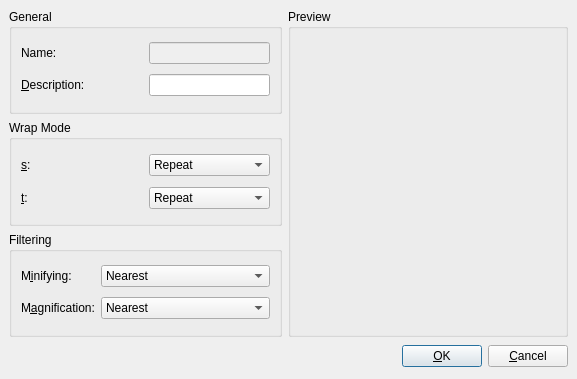
<ui version="4.0" >
 <class>TexturePropertiesDialog</class>
 <widget class="QDialog" name="TexturePropertiesDialog" >
  <property name="geometry" >
   <rect>
    <x>0</x>
    <y>0</y>
    <width>537</width>
    <height>379</height>
   </rect>
  </property>
  <property name="windowTitle" >
   <string>Texture Properties</string>
  </property>
  <layout class="QVBoxLayout" >
   <property name="margin" >
    <number>9</number>
   </property>
   <property name="spacing" >
    <number>6</number>
   </property>
   <item>
    <layout class="QHBoxLayout" >
     <property name="margin" >
      <number>0</number>
     </property>
     <property name="spacing" >
      <number>6</number>
     </property>
     <item>
      <layout class="QVBoxLayout" >
       <property name="margin" >
        <number>0</number>
       </property>
       <property name="spacing" >
        <number>6</number>
       </property>
       <item>
        <widget class="QGroupBox" name="groupBox_2" >
         <property name="title" >
          <string>General</string>
         </property>
         <layout class="QGridLayout" >
          <property name="margin" >
           <number>9</number>
          </property>
          <property name="spacing" >
           <number>6</number>
          </property>
          <item row="0" column="1" >
           <widget class="QLineEdit" name="nameEdit" >
            <property name="enabled" >
             <bool>false</bool>
            </property>
            <property name="sizePolicy" >
             <sizepolicy>
              <hsizetype>5</hsizetype>
              <vsizetype>0</vsizetype>
              <horstretch>0</horstretch>
              <verstretch>0</verstretch>
             </sizepolicy>
            </property>
           </widget>
          </item>
          <item row="0" column="0" >
           <widget class="QLabel" name="label" >
            <property name="text" >
             <string>Name:</string>
            </property>
           </widget>
          </item>
          <item row="1" column="0" >
           <widget class="QLabel" name="label_2" >
            <property name="text" >
             <string>&amp;Description:</string>
            </property>
            <property name="buddy" >
             <cstring>descriptionEdit</cstring>
            </property>
           </widget>
          </item>
          <item row="1" column="1" >
           <widget class="QLineEdit" name="descriptionEdit" >
            <property name="sizePolicy" >
             <sizepolicy>
              <hsizetype>5</hsizetype>
              <vsizetype>0</vsizetype>
              <horstretch>0</horstretch>
              <verstretch>0</verstretch>
             </sizepolicy>
            </property>
           </widget>
          </item>
         </layout>
        </widget>
       </item>
       <item>
        <widget class="QGroupBox" name="groupBox" >
         <property name="title" >
          <string>Wrap Mode</string>
         </property>
         <layout class="QGridLayout" >
          <property name="margin" >
           <number>9</number>
          </property>
          <property name="spacing" >
           <number>6</number>
          </property>
          <item row="0" column="0" >
           <widget class="QLabel" name="label_3" >
            <property name="text" >
             <string>&amp;s:</string>
            </property>
            <property name="buddy" >
             <cstring>wrapModeSComboBox</cstring>
            </property>
           </widget>
          </item>
          <item row="1" column="0" >
           <widget class="QLabel" name="label_4" >
            <property name="text" >
             <string>&amp;t:</string>
            </property>
            <property name="buddy" >
             <cstring>wrapModeTComboBox</cstring>
            </property>
           </widget>
          </item>
          <item row="1" column="2" >
           <widget class="QComboBox" name="wrapModeTComboBox" >
            <item>
             <property name="text" >
              <string>Repeat</string>
             </property>
            </item>
            <item>
             <property name="text" >
              <string>Clamp</string>
             </property>
            </item>
            <item>
             <property name="text" >
              <string>Clamp to Border</string>
             </property>
            </item>
            <item>
             <property name="text" >
              <string>Clamp to Edge</string>
             </property>
            </item>
           </widget>
          </item>
          <item row="0" column="2" >
           <widget class="QComboBox" name="wrapModeSComboBox" >
            <item>
             <property name="text" >
              <string>Repeat</string>
             </property>
            </item>
            <item>
             <property name="text" >
              <string>Clamp</string>
             </property>
            </item>
            <item>
             <property name="text" >
              <string>Clamp to Border</string>
             </property>
            </item>
            <item>
             <property name="text" >
              <string>Clamp to Edge</string>
             </property>
            </item>
           </widget>
          </item>
         </layout>
        </widget>
       </item>
       <item>
        <widget class="QGroupBox" name="groupBox_3" >
         <property name="title" >
          <string>Filtering</string>
         </property>
         <layout class="QGridLayout" >
          <property name="margin" >
           <number>9</number>
          </property>
          <property name="spacing" >
           <number>6</number>
          </property>
          <item row="1" column="0" >
           <widget class="QLabel" name="label_6" >
            <property name="text" >
             <string>M&amp;agnification:</string>
            </property>
            <property name="buddy" >
             <cstring>magFilterComboBox</cstring>
            </property>
           </widget>
          </item>
          <item row="0" column="1" >
           <widget class="QComboBox" name="minFilterComboBox" >
            <item>
             <property name="text" >
              <string>Nearest</string>
             </property>
            </item>
            <item>
             <property name="text" >
              <string>Linear</string>
             </property>
            </item>
            <item>
             <property name="text" >
              <string>Nearest, Nearest Mipmap</string>
             </property>
            </item>
            <item>
             <property name="text" >
              <string>Linear, Nearest Mipmap</string>
             </property>
            </item>
            <item>
             <property name="text" >
              <string>Nearest, Linear Mipmap</string>
             </property>
            </item>
            <item>
             <property name="text" >
              <string>Linear, Linear Mipmap</string>
             </property>
            </item>
           </widget>
          </item>
          <item row="1" column="1" >
           <widget class="QComboBox" name="magFilterComboBox" >
            <item>
             <property name="text" >
              <string>Nearest</string>
             </property>
            </item>
            <item>
             <property name="text" >
              <string>Linear</string>
             </property>
            </item>
           </widget>
          </item>
          <item row="0" column="0" >
           <widget class="QLabel" name="label_5" >
            <property name="text" >
             <string>M&amp;inifying:</string>
            </property>
            <property name="buddy" >
             <cstring>minFilterComboBox</cstring>
            </property>
           </widget>
          </item>
         </layout>
        </widget>
       </item>
      </layout>
     </item>
     <item>
      <widget class="QGroupBox" name="groupBox_4" >
       <property name="title" >
        <string>Preview</string>
       </property>
       <layout class="QVBoxLayout" >
        <property name="margin" >
         <number>9</number>
        </property>
        <property name="spacing" >
         <number>6</number>
        </property>
        <item>
         <widget class="QLabel" name="previewLabel" >
          <property name="minimumSize" >
           <size>
            <width>256</width>
            <height>256</height>
           </size>
          </property>
          <property name="scaledContents" >
           <bool>true</bool>
          </property>
          <property name="alignment" >
           <set>Qt::AlignLeading|Qt::AlignLeft|Qt::AlignTop</set>
          </property>
         </widget>
        </item>
       </layout>
      </widget>
     </item>
    </layout>
   </item>
   <item>
    <layout class="QHBoxLayout" >
     <property name="margin" >
      <number>0</number>
     </property>
     <property name="spacing" >
      <number>6</number>
     </property>
     <item>
      <spacer>
       <property name="orientation" >
        <enum>Qt::Horizontal</enum>
       </property>
       <property name="sizeHint" >
        <size>
         <width>37</width>
         <height>27</height>
        </size>
       </property>
      </spacer>
     </item>
     <item>
      <widget class="QPushButton" name="okButton" >
       <property name="text" >
        <string>&amp;OK</string>
       </property>
      </widget>
     </item>
     <item>
      <widget class="QPushButton" name="cancelButton" >
       <property name="text" >
        <string>&amp;Cancel</string>
       </property>
      </widget>
     </item>
    </layout>
   </item>
  </layout>
 </widget>
 <resources/>
 <connections>
  <connection>
   <sender>okButton</sender>
   <signal>clicked()</signal>
   <receiver>TexturePropertiesDialog</receiver>
   <slot>accept()</slot>
   <hints>
    <hint type="sourcelabel" >
     <x>320</x>
     <y>326</y>
    </hint>
    <hint type="destinationlabel" >
     <x>345</x>
     <y>142</y>
    </hint>
   </hints>
  </connection>
  <connection>
   <sender>cancelButton</sender>
   <signal>clicked()</signal>
   <receiver>TexturePropertiesDialog</receiver>
   <slot>reject()</slot>
   <hints>
    <hint type="sourcelabel" >
     <x>392</x>
     <y>328</y>
    </hint>
    <hint type="destinationlabel" >
     <x>402</x>
     <y>211</y>
    </hint>
   </hints>
  </connection>
 </connections>
</ui>
